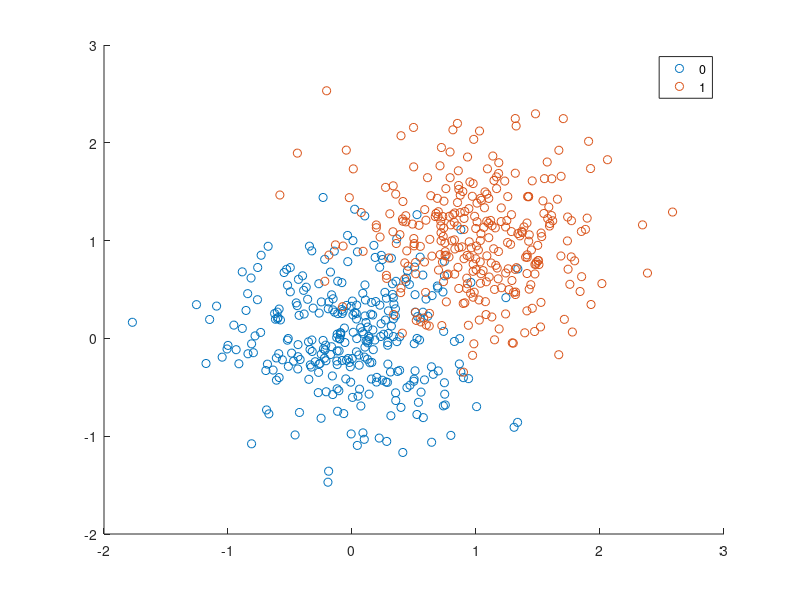

The MATLAB script that drew this image:
N = 300;
var = 0.5;
points0 = var*randn(N,2);
points1 = 1 + var*randn(N,2);
targets0 = zeros(N,1);
targets1 = ones(N,1);
Points = [points0; points1];
Targets = [targets0; targets1];
Data = [Points Targets];
Data = Data(randperm(size(Data, 1)), :); % shuffle rows
X = Data(:,1:2);
Y = Data(:,3);
%scatter(X(:,1), X(:,2),2, ['r','g'])
%scatter(X(Y==0,1), X(Y==0,2), X(Y==1,1), X(Y==1,2))
gscatter(X(:,1),X(:,2),Y)
save('LogisticReg.mat', 'X', 'Y')